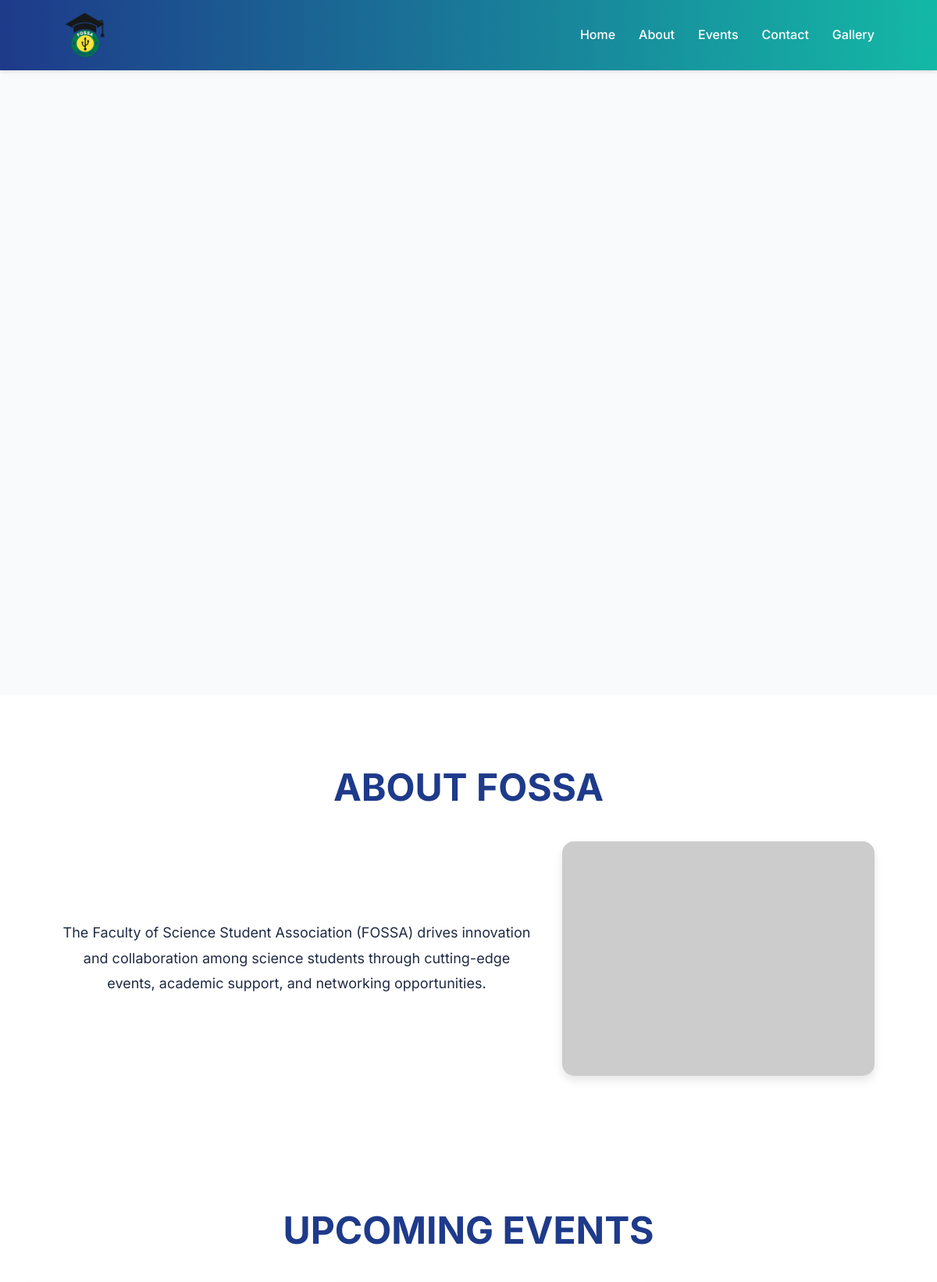
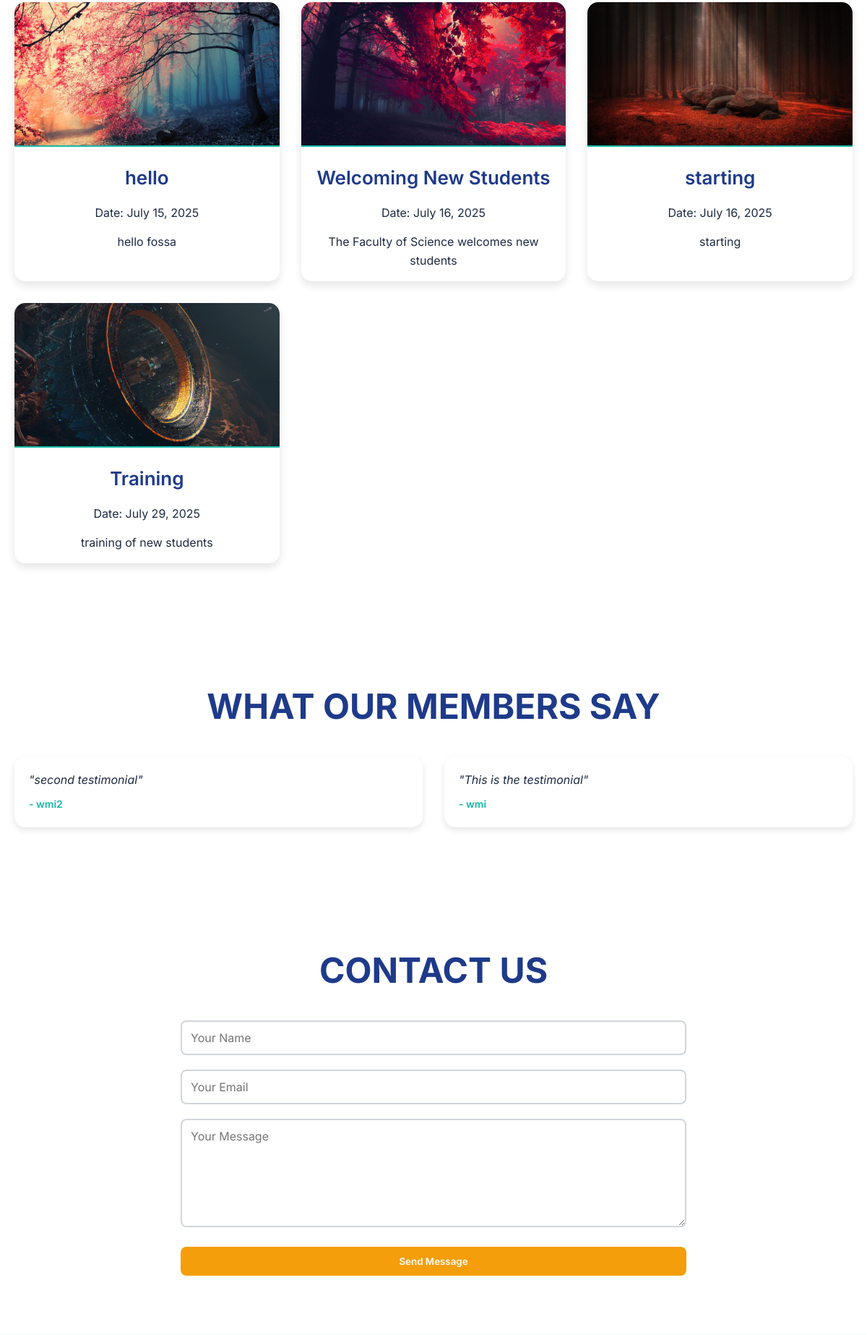
The page / (upper part) on the database its author committed (2 pictures, top to bottom).
### app/models.py (models this page shows, shortened)
class Event(models.Model):
    title = models.CharField(max_length=200)
    date = models.DateField()
    description = models.TextField()
    image = models.ImageField(upload_to='events/', blank=True, null=True)
    class Meta:
        ordering = ['date']

class Testimonial(models.Model):
    quote = models.TextField()
    author = models.CharField(max_length=200)
    created_at = models.DateTimeField(auto_now_add=True)
    class Meta:
        ordering = ['-created_at']

### app/views.py (the view)
# urls.py: 2. Add a URL to urlpatterns:  path('', views.home, name='home')
def home(request):
    events = Event.objects.all()
    testimonials = Testimonial.objects.all()[:3]
    return render(request, 'index.html', {'events': events, 'testimonials': testimonials})

### templates/index.html (shortened to what this page needs)
{% extends 'base.html' %}
{% block content %}
    <section id="about" class="section">
        <h2>About FOSSA</h2>
        <div class="about-content">
            <p>The Faculty of Science Student Association (FOSSA) drives innovation and collaboration among science students through cutting-edge events, academic support, and networking opportunities.</p>
            <img src="https://via.placeholder.com/400x300?text=FOSSA+Innovation" alt="FOSSA Innovation" class="about-image">
        </div>
    </section>
    <section id="events" class="section">
        <h2>Upcoming Events</h2>
        <div class="event-grid">
            {% for event in events %}
                <div class="event-card">
                    <img src="{{ event.image.url|default:'https://via.placeholder.com/300x200' }}" alt="{{ event.title }}">
                    <h3>{{ event.title }}</h3>
                    <p>Date: {{ event.date }}</p>
                    <p>{{ event.description }}</p>
                </div>
            {% empty %}
                <p>No upcoming events.</p>
            {% endfor %}
        </div>
    </section>
     <section id="testimonials" class="section">
        <h2>What Our Members Say</h2>
        <div class="testimonial-grid">
            {% for testimonial in testimonials %}
                <div class="testimonial-card">
                    <p>"{{ testimonial.quote }}"</p>
                    <span class="testimonial-author">- {{ testimonial.author }}</span>
                </div>
            {% empty %}
                <p>No testimonials yet.</p>
            {% endfor %}
        </div>
    </section>
    <section id="contact" class="section">
        <h2>Contact Us</h2>
        <form id="contact-form" method="POST" action="{% url 'contact' %}">
            <div class="form-group">
                <input type="text" name="name" placeholder="Your Name" required>
            </div>
            <div class="form-group">
                <input type="email" name="email" placeholder="Your Email" required>
            </div>
            <div class="form-group">
                <textarea name="message" placeholder="Your Message" required></textarea>
            </div>
            <button type="submit" class="submit-button">Send Message</button>
        </form>
    </section>
{% endblock %}

### static/css/styles.css (style rules this page uses)
* { margin: 0; padding: 0; box-sizing: border-box; font-family: 'Inter', sans-serif; }
body { line-height: 1.6; color: #1f2a44; background-color: #f9fafb; }
.section { padding: 80px 20px; max-width: 1200px; margin: 0 auto; text-align: center; background-color: #ffffff; }
.section h2 { font-size: 48px; font-weight: 700; color: #1e3a8a; margin-bottom: 30px; text-transform: uppercase; }
.about-content { display: flex; align-items: center; gap: 40px; flex-wrap: wrap; justify-content: center; }
.about-content p { max-width: 600px; font-size: 18px; color: #1f2a44; line-height: 1.8; }
.about-image { max-width: 400px; border-radius: 15px; box-shadow: 0 6px 12px rgba(0, 0, 0, 0.1); animation: slideInRight 1s ease-out; }
.event-grid { display: grid; grid-template-columns: repeat(auto-fit, minmax(320px, 1fr)); gap: 30px; margin-top: 30px; perspective: 1000px; }
.event-card { background: #ffffff; border-radius: 15px; overflow: hidden; box-shadow: 0 6px 12px rgba(0, 0, 0, 0.1); transition: transform 0.3s ease, box-shadow 0.3s ease; position: relative; animation: cardPop 0.5s ease-out, rotateCircular3D 30s infinite linear; transform-style: preserve-3d; }
.event-card img { width: 100%; height: 200px; object-fit: cover; border-bottom: 2px solid #14b8a6; }
.event-card h3 { font-size: 26px; font-weight: 600; color: #1e3a8a; margin: 15px; }
.event-card p { font-size: 16px; color: #1f2a44; margin: 0 15px 15px; }
.testimonial-grid { display: grid; grid-template-columns: repeat(auto-fit, minmax(300px, 1fr)); gap: 30px; margin-top: 30px; }
.testimonial-card { background: #ffffff; border-radius: 15px; padding: 20px; box-shadow: 0 4px 8px rgba(0, 0, 0, 0.1); text-align: left; }
.testimonial-card p { font-size: 16px; color: #1f2a44; margin-bottom: 10px; font-style: italic; }
.testimonial-author { display: block; font-size: 14px; color: #14b8a6; font-weight: 600; }
#contact form { max-width: 700px; margin: 0 auto; display: flex; flex-direction: column; gap: 20px; }
.form-group { position: relative; }
#contact input, #contact textarea { width: 100%; padding: 12px; border: 2px solid #d1d5db; border-radius: 8px; font-size: 16px; background: #ffffff; color: #1f2a44; transition: border-color 0.3s ease, box-shadow 0.3s ease; }
#contact textarea { height: 150px; resize: vertical; }
.submit-button { padding: 12px; background: #f59e0b; color: #fff; border: none; border-radius: 8px; font-weight: 600; cursor: pointer; transition: background-color 0.3s ease, transform 0.3s ease; }

### rows shown on the page
Event: image (picture), title "hello", date "July 15, 2025", description "hello fossa"
Event: image (picture), title "Welcoming New Students", date "July 16, 2025", description "The Faculty of Science welcomes new students"
Event: image (picture), title "starting", date "July 16, 2025", description "starting"
Event: image (picture), title "Training", date "July 29, 2025", description "training of new students"
Testimonial: quote "second testimonial", author "wmi2"
Testimonial: quote "This is the testimonial", author "wmi"
